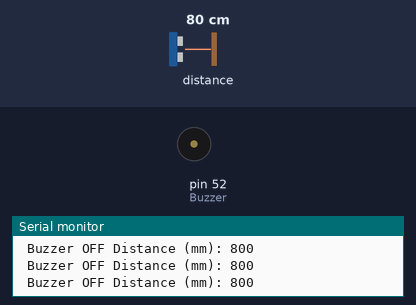
Simulated run of this sketch. Board: Arduino Mega 2560, built with avr-gcc and run on an emulated ATmega2560. Parts: buzzer (waves = sounding, pin HIGH), the last lines printed to the serial monitor. Inputs (shaded band) come from the test bench; at power-on: distance to the obstacle 80 cm.

Above: at 1.2 s.
1.3 s: distance to the obstacle set to 7 cm
4.3 s: distance to the obstacle set to 4 cm
At 5.4 s:
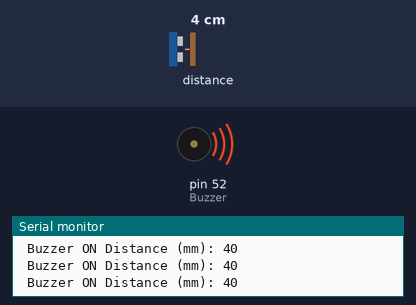
5.8 s: distance to the obstacle set to 9 cm
At 6.8 s:
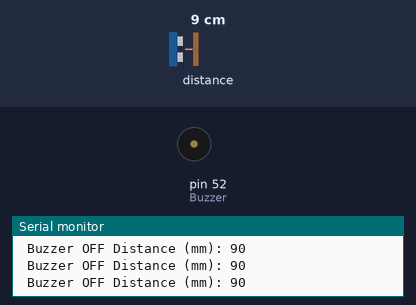
Timing chart, 0 to 8.8 s (numbered marks = the images above; inputs shaded):
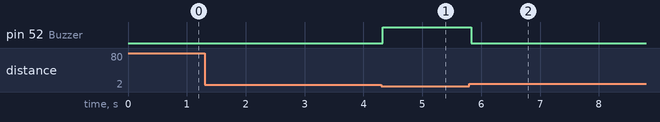

The sketch:

Distance_Sensor.ino
```cpp
#include "Adafruit_VL53L0X.h"

#define Buzzer 52

Adafruit_VL53L0X lox = Adafruit_VL53L0X();

int distance = 0;

void setup() {
  Serial.begin(115200);

  // wait until serial port opens for native USB devices
  while (! Serial) {
    delay(1);
  }

  if (!lox.begin()) {
    Serial.println(F("Failed to boot VL53L0X"));
    while(1);
  }

  pinMode(Buzzer, OUTPUT);

}


void loop() {
  VL53L0X_RangingMeasurementData_t measure;
  lox.rangingTest(&measure, false); // pass in 'true' to get debug data printout!

  if (measure.RangeStatus != 4) {  // phase failures have incorrect data
    Serial.print(" Distance (mm): "); Serial.println(measure.RangeMilliMeter);
    distance = measure.RangeMilliMeter;
  } else {
    Serial.println(" out of range ");
  }

  if(distance < 60)
  {
    digitalWrite(Buzzer, HIGH); Serial.print(" Buzzer ON");
  }
  else
  {
    digitalWrite(Buzzer, LOW); Serial.print(" Buzzer OFF");
  }

}
```

Measured:
- the behaviour switches between 6 and 5 cm on distance to the obstacle (found by bisection; images 0 and 1)
- after the input at 4.3 s, pin 52 (Buzzer): LOW → HIGH at once
- after the input at 5.8 s, pin 52 (Buzzer): HIGH → LOW at once
